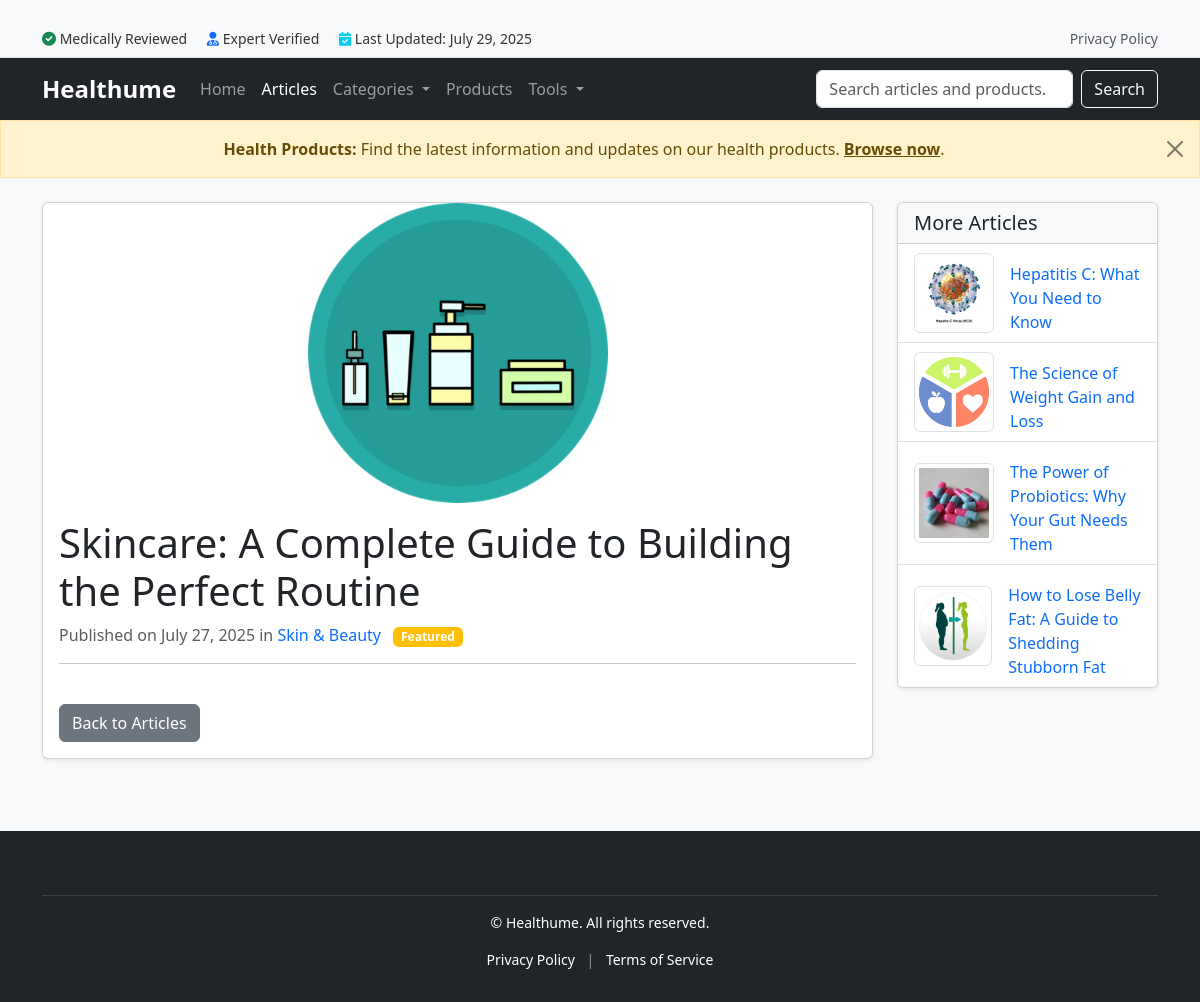
Screenshot of /blog/post/skincare-a-complete-guide-to-building-the-perfect-/ with the database file from the repository.
### blog/models.py (models this page shows, shortened)
class Post(models.Model):
    title = models.CharField(max_length=200)
    slug = models.SlugField(unique=True, blank=True)
    content = tinymce_models.HTMLField(
        help_text="Write your blog content here with rich formatting (using TinyMCE editor)."
    )
    category = models.ForeignKey(
        Category,
        on_delete=models.SET_NULL,
        null=True,
        blank=True,
        help_text="Choose a category for this post."
    )
    image = models.ImageField(
        upload_to='blog_images/',
        blank=True,
        null=True,
        help_text="Upload a main image for the blog post. (Recommended size: 1200x675 pixels)"
    )
    published_date = models.DateTimeField(
        default=timezone.now,
        help_text="The date and time this post was published."
    )
    is_featured = models.BooleanField(
        default=False,
        help_text="Check to display this post prominently on the homepage's 'Featured' section."
    )
    class Meta:
        ordering = ['-is_featured', '-published_date']

class Category(models.Model):
    name = models.CharField(max_length=100, unique=True)
    slug = models.SlugField(max_length=200, unique=True, blank=True)
    class Meta:
        verbose_name_plural = "Categories"
        ordering = ['name']

### blog/views.py (the view)
# urls.py: path('post/<slug:slug>/', views.post_detail, name='post_detail'),
def post_detail(request, slug):
    post = get_object_or_404(Post, slug=slug)
    other_posts = Post.objects.exclude(id=post.id).order_by('?')[:4]
    context = {
        'post': post,
        'other_posts': other_posts,
    }
    return render(request, 'blog/post_detail.html', context)

### blog/templatetags/blog_tags.py (called while the page is built)
@register.simple_tag
def get_blog_categories():
    return Category.objects.annotate(post_count=Count('post')).filter(post_count__gt=0).order_by('name')

### blog/templates/blog/post_detail.html (shortened to what this page needs)
{% extends 'base.html' %}
{% block content %}
<div class="row justify-content-center">
    <div class="col-lg-9">
        <div class="card mb-4 shadow-sm">
            {% if post.image %}
                <img src="{{ post.image.url }}" class="card-img-top" alt="{{ post.title }}" style="object-fit: contain; max-width: 100%; height: 300px;">
            {% endif %}
            <div class="card-body">
                <h1 class="card-title">{{ post.title }}</h1>
                <p class="card-text text-muted">
                    Published on {{ post.published_date|date:"F d, Y" }}
                    {% if post.category %}
                        in
                        <a href="{% url 'blog:post_by_category' post.category.slug %}"
                           class="text-decoration-none text-primary">
                            {{ post.category.name }}
                        </a>
                    {% endif %}
                    {% if post.is_featured %}
                        <span class="badge bg-warning ms-2">Featured</span>
                    {% endif %}
                </p>
                <hr>
                <a href="{% url 'blog:post_list' %}" class="btn btn-secondary mt-4">Back to Articles</a>
            </div>
        </div>
    </div>
    <div class="col-lg-3">
        <div class="card shadow-sm mb-4">
            <div class="card-header bg-light">
                <h5 class="mb-0">More Articles</h5>
            </div>
            <ul class="list-group list-group-flush">
                {% for other in other_posts %}
                    <li class="list-group-item">
                        <a href="{% url 'blog:post_detail' other.slug %}" class="d-flex align-items-center text-decoration-none">
                            {% if other.image %}
                                <img src="{{ other.image.url }}" alt="{{ other.title }}"
                                     class="img-thumbnail me-3"
                                     style="width: 80px; height: 80px; object-fit: cover;">
                            {% endif %}
                            <div style="flex-grow: 1; padding-top: 10px; display: flex; flex-direction: column; justify-content: center;">
                                <p class="m-0">{{ other.title }}</p>
                            </div>
                        </a>
                    </li>
                {% empty %}
                    <li class="list-group-item">No other posts available.</li>
                {% endfor %}
            </ul>
        </div>
    </div>
</div>
{% endblock %}

### static/css/style.css (style rules this page uses)
body { padding-top: 20px; font-family: 'Segoe UI', Tahoma, Geneva, Verdana, sans-serif; color: #333; background-color: #f8f9fa; }

### rows the page displays
Post: image (picture), title "Skincare: A Complete Guide to Building the Perfect Routine", published_date "July 27, 2025", category.name "Skin & Beauty"
Post: image (picture), title "Hepatitis C: What You Need to Know"
Post: image (picture), title "The Science of Weight Gain and Loss"
Post: image (picture), title "The Power of Probiotics: Why Your Gut Needs Them"
Post: image (picture), title "How to Lose Belly Fat: A Guide to Shedding Stubborn Fat"
